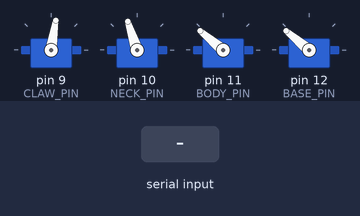
This sketch was run on a simulated Arduino Uno, built with avr-gcc and run on an emulated ATmega328P. Shown: 4 × servo. Inputs (shaded band) come from the test bench.

Above: at 1.2 s.
1.3 s: ";" received over Serial
At 2.0 s:
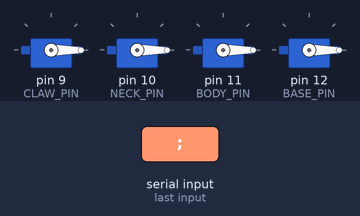
Timing chart, 0 to 4.3 s (numbered marks = the images above; inputs shaded):
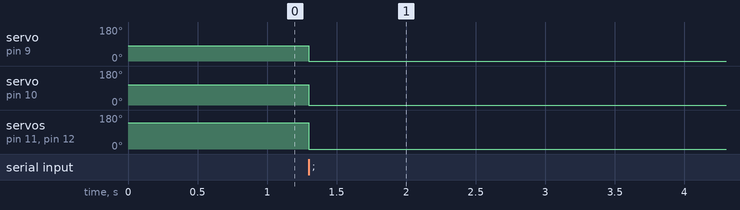

Measured:
- after the input at 1.3 s, servo on pin 9 (CLAW_PIN): 81° → 0° at once; servo on pin 10 (NECK_PIN): 108° → 0° at once; servo on pin 11 (BODY_PIN), servo on pin 12 (BASE_PIN): 140° → 0° at once

The sketch:

RoboticArm_Python.ino
```cpp
#include <Servo.h>

Servo servoClaw;
Servo servoNeck;
Servo servoBody;
Servo servoBase;

const int CLAW_PIN = 9;
const int NECK_PIN = 10;
const int BODY_PIN = 11;
const int BASE_PIN = 12;

String inputString = "";
bool stringComplete = false;

void setup() {
  Serial.begin(115200);

  servoClaw.attach(CLAW_PIN, 500, 2500);
  servoNeck.attach(NECK_PIN, 500, 2500);
  servoBody.attach(BODY_PIN, 500, 2500);
  servoBase.attach(BASE_PIN, 500, 2500);

  // Initial positioning
  servoClaw.writeMicroseconds(1400);
  servoNeck.writeMicroseconds(1700);
  servoBody.writeMicroseconds(2050);
  servoBase.writeMicroseconds(2050);
}

void loop() {
  if (stringComplete) {
    // Split the input string by comma
    int servoPulses[4];
    int index = 0;

    char* token = strtok((char*)inputString.c_str(), ",;");
    while (token != NULL && index < 4) {
      servoPulses[index] = atoi(token);
      token = strtok(NULL, ",;");
      index++;
    }

    // Set servo positions
    servoClaw.writeMicroseconds(servoPulses[0]);
    servoNeck.writeMicroseconds(servoPulses[1]);
    servoBody.writeMicroseconds(servoPulses[2]);
    servoBase.writeMicroseconds(servoPulses[3]);

    // Reset for next transmission
    inputString = "";
    stringComplete = false;
  }
}

void serialEvent() {
  while (Serial.available()) {
    char inChar = (char)Serial.read();
    inputString += inChar;

    if (inChar == ';') {
      stringComplete = true;
    }
  }
}
```
